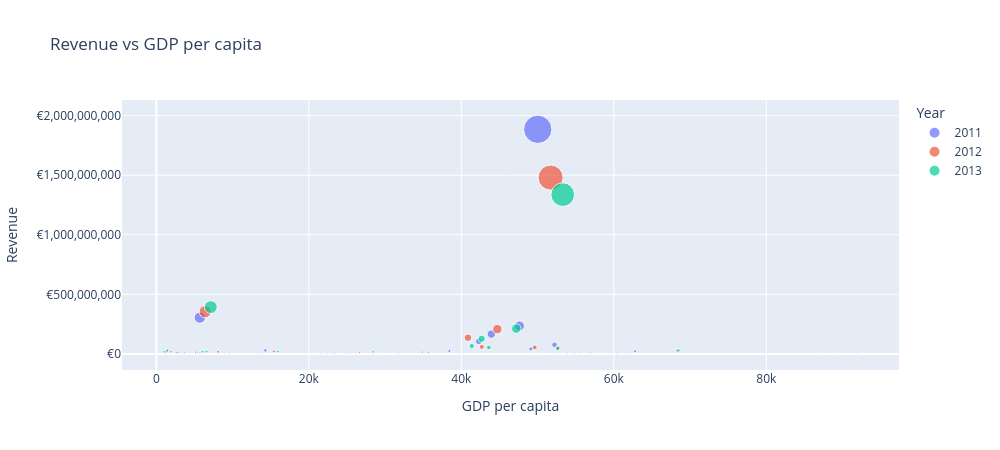

Notebook cell for this chart:
### Code cell
#Chart

#Scatter chart maken
fig = px.scatter(
    country_year,
    #Horziontale as is het GDP per capita
    x="GDP_per_capita",
    #Y as is de omzet
    y="Revenue",
    #Waarden in de scatterplot, de jaren
    color="Year",
    #De waarden zijn de landen
    hover_name="RegionCountryName",
    title="Revenue vs GDP per capita",
    #Bubbel size afhankelijk maken van de grossmargin.
    #Hoe beter de Gross Margin hoe groter de bubbel.
    size="GrossMargin"
)

#Titels en dimensies van grafiek bepalen.
fig.update_layout(
    xaxis_title="GDP per capita",
    yaxis_title="Revenue",
    height=450,
    width=1000,
)

fig.update_yaxes(
    tickprefix="€",
    tickformat=",.0f"
)

fig.show()

### Figure 1 — Plotly figure (JSON) as saved in the notebook; plotly's stock layout.template omitted (floating-point values rounded to 4 significant figures)
{"data": [{"hovertemplate": "<b>%{hovertext}</b><br><br>Year=2011<br>GDP_per_capita=%{x}<br>Revenue=%{y}<br>GrossMargin=%{marker.size}<extra></extra>", "hovertext": ["Armenia", "Australia", "Bhutan", "Canada", "China", "Denmark", "France", "Germany", "Greece", "India", "Iran", "Ireland", "Italy", "Japan", "Kyrgyzstan", "Malta", "Pakistan", "Poland", "Portugal", "Romania", "Russia", "Singapore", "Slovenia", "South Korea", "Spain", "Sweden", "Switzerland", "Syria", "Taiwan", "Thailand", "Turkmenistan", "United Kingdom", "United States", "the Netherlands"], "legendgroup": "2011", "marker": {"color": "#636efa", "size": [4467000.0, 13060000.0, 4408000.0, 43740000.0, 173600000.0, 4118000.0, 94410000.0, 133600000.0, 4347000.0, 12820000.0, 8719000.0, 4144000.0, 14090000.0, 23660000.0, 4286000.0, 4044000.0, 5174000.0, 4215000.0, 4177000.0, 4379000.0, 16760000.0, 4216000.0, 4189000.0, 4804000.0, 4299000.0, 4163000.0, 4157000.0, 5807000.0, 4345000.0, 4664000.0, 8583000.0, 60000000.0, 1080000000.0, 4227000.0], "sizemode": "area", "sizeref": 2701000.0, "symbol": "circle"}, "mode": "markers", "name": "2011", "orientation": "v", "showlegend": true, "type": "scatter", "x": [3350.0, 62800.0, 2788.0, 52220.0, 5704.0, 61810.0, 43930.0, 47630.0, 25500.0, 1445.0, 8026.0, 52610.0, 38430.0, 49120.0, 1117.0, 23520.0, 1132.0, 13870.0, 23250.0, 9561.0, 14310.0, 53890.0, 24940.0, 26180.0, 31820.0, 60380.0, 91910.0, 2952.0, NaN, 5374.0, 5144.0, 42300.0, 50020.0, 54700.0], "xaxis": "x", "y": [7835000.0, 22900000.0, 7755000.0, 76160000.0, 304700000.0, 7235000.0, 165800000.0, 234700000.0, 7605000.0, 22600000.0, 15250000.0, 7287000.0, 24800000.0, 41490000.0, 7545000.0, 7085000.0, 9050000.0, 7445000.0, 7361000.0, 7685000.0, 29500000.0, 7414000.0, 7391000.0, 8461000.0, 7540000.0, 7340000.0, 7317000.0, 10200000.0, 7625000.0, 8197000.0, 15010000.0, 105400000.0, 1885000000.0, 7412000.0], "yaxis": "y"}, {"hovertemplate": "<b>%{hovertext}</b><br><br>Year=2012<br>GDP_per_capita=%{x}<br>Revenue=%{y}<br>GrossMargin=%{marker.size}<extra></extra>", "hovertext": ["Armenia", "Australia", "Bhutan", "Canada", "China", "Denmark", "France", "Germany", "Greece", "India", "Iran", "Ireland", "Italy", "Japan", "Kyrgyzstan", "Malta", "Pakistan", "Poland", "Portugal", "Romania", "Russia", "Singapore", "Slovenia", "South Korea", "Spain", "Sweden", "Switzerland", "Syria", "Taiwan", "Thailand", "Turkmenistan", "United Kingdom", "United States", "the Netherlands"], "legendgroup": "2012", "marker": {"color": "#EF553B", "size": [4858000.0, 15180000.0, 4855000.0, 30010000.0, 201900000.0, 2198000.0, 77080000.0, 118100000.0, 2156000.0, 15050000.0, 10250000.0, 2128000.0, 8718000.0, 31120000.0, 4768000.0, 2107000.0, 9696000.0, 2355000.0, 2157000.0, 2224000.0, 11740000.0, 4918000.0, 2192000.0, 6246000.0, 2147000.0, 2167000.0, 2049000.0, 9889000.0, 5145000.0, 5975000.0, 9662000.0, 33780000.0, 847300000.0, 2243000.0], "sizemode": "area", "sizeref": 2701000.0, "symbol": "circle"}, "mode": "markers", "name": "2012", "orientation": "v", "showlegend": true, "type": "scatter", "x": [3512.0, 68300.0, 2751.0, 52670.0, 6405.0, 58440.0, 40860.0, 44720.0, 21620.0, 1429.0, 8114.0, 49340.0, 34850.0, 49630.0, 1169.0, 22880.0, 1204.0, 13090.0, 20590.0, 8930.0, 15400.0, 55550.0, 22440.0, 26600.0, 28460.0, 57750.0, 87270.0, 1898.0, NaN, 5726.0, 6054.0, 42690.0, 51710.0, 50470.0], "xaxis": "x", "y": [8560000.0, 26580000.0, 8545000.0, 52580000.0, 354400000.0, 3875000.0, 135400000.0, 207600000.0, 3786000.0, 26380000.0, 17970000.0, 3742000.0, 15290000.0, 54630000.0, 8429000.0, 3693000.0, 17040000.0, 4096000.0, 3774000.0, 3885000.0, 20450000.0, 8618000.0, 3837000.0, 10910000.0, 3791000.0, 3810000.0, 3610000.0, 17410000.0, 8981000.0, 10460000.0, 17050000.0, 59120000.0, 1480000000.0, 3959000.0], "yaxis": "y"}, {"hovertemplate": "<b>%{hovertext}</b><br><br>Year=2013<br>GDP_per_capita=%{x}<br>Revenue=%{y}<br>GrossMargin=%{marker.size}<extra></extra>", "hovertext": ["Armenia", "Australia", "Bhutan", "Canada", "China", "Denmark", "France", "Germany", "Greece", "India", "Iran", "Ireland", "Italy", "Japan", "Kyrgyzstan", "Malta", "Pakistan", "Poland", "Portugal", "Romania", "Russia", "Singapore", "Slovenia", "South Korea", "Spain", "Sweden", "Switzerland", "Syria", "Taiwan", "Thailand", "Turkmenistan", "United Kingdom", "United States", "the Netherlands"], "legendgroup": "2013", "marker": {"color": "#00cc96", "size": [5306000.0, 16290000.0, 7640000.0, 25520000.0, 221700000.0, 2203000.0, 71860000.0, 120300000.0, 2164000.0, 15810000.0, 10500000.0, 2026000.0, 8286000.0, 37050000.0, 5277000.0, 1996000.0, 10060000.0, 1890000.0, 2018000.0, 2032000.0, 11130000.0, 5123000.0, 2074000.0, 9845000.0, 2009000.0, 1935000.0, 1956000.0, 9767000.0, 5372000.0, 9853000.0, 10710000.0, 30110000.0, 756300000.0, 1839000.0], "sizemode": "area", "sizeref": 2701000.0, "symbol": "circle"}, "mode": "markers", "name": "2013", "orientation": "v", "showlegend": true, "type": "scatter", "x": [3680.0, 68480.0, 2680.0, 52640.0, 7147.0, 61380.0, 42670.0, 47210.0, 21570.0, 1433.0, 6223.0, 52540.0, 35700.0, 41370.0, 1270.0, 25420.0, 1225.0, 13620.0, 21680.0, 9498.0, 15940.0, 56970.0, 23240.0, 28450.0, 29230.0, 60840.0, 88850.0, 985.9, NaN, 6018.0, 6600.0, 43610.0, 53300.0, 52600.0], "xaxis": "x", "y": [9362000.0, 28810000.0, 13440000.0, 45170000.0, 392700000.0, 3850000.0, 127100000.0, 211900000.0, 3808000.0, 28010000.0, 18540000.0, 3606000.0, 14720000.0, 65470000.0, 9291000.0, 3600000.0, 17810000.0, 3396000.0, 3605000.0, 3628000.0, 19720000.0, 9094000.0, 3667000.0, 17430000.0, 3548000.0, 3461000.0, 3443000.0, 17300000.0, 9526000.0, 17400000.0, 18890000.0, 53570000.0, 1337000000.0, 3299000.0], "yaxis": "y"}], "layout": {"height": 450, "legend": {"itemsizing": "constant", "title": {"text": "Year"}, "tracegroupgap": 0}, "title": {"text": "Revenue vs GDP per capita"}, "width": 1000, "xaxis": {"anchor": "y", "domain": [0, 1], "title": {"text": "GDP per capita"}}, "yaxis": {"anchor": "x", "domain": [0, 1], "tickformat": ",.0f", "tickprefix": "€", "title": {"text": "Revenue"}}}}
